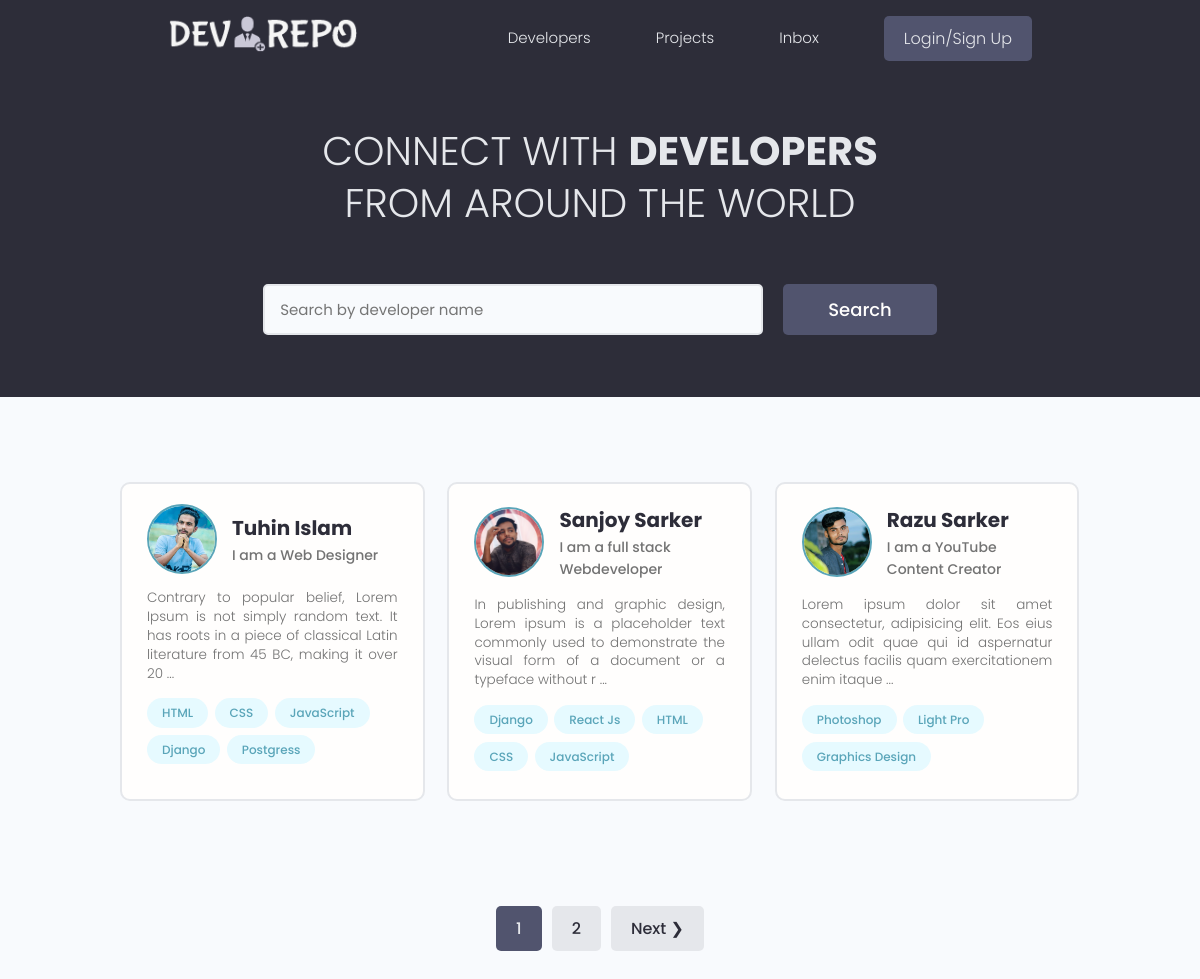
The page / on the database its author committed.
### users/models.py (models this page shows, shortened)
class Profile(models.Model):
    user = models.OneToOneField(
        User, on_delete=models.CASCADE, null=True, blank=True)
    name = models.CharField(max_length=200, blank=True, null=True)
    email = models.EmailField(max_length=200, blank=True, null=True)
    username = models.CharField(max_length=200, blank=True, null=True)
    location = models.CharField(max_length=200, blank=True, null=True)
    short_intro = models.CharField(max_length=200, blank=True, null=True)
    bio = models.TextField(blank=True, null=True)
    profile_pic = models.ImageField(
        upload_to='profile_img/', null=True, blank=True, default='user.png')
    social_github = models.CharField(max_length=200, blank=True, null=True)
    social_twitter = models.CharField(max_length=200, blank=True, null=True)
    social_linkedin = models.CharField(max_length=200, blank=True, null=True)
    social_facebook = models.CharField(max_length=200, blank=True, null=True)
    social_youtube = models.CharField(max_length=200, blank=True, null=True)
    social_website = models.CharField(max_length=200, blank=True, null=True)
    created = models.DateTimeField(auto_now_add=True)
    id = models.UUIDField(default=uuid.uuid4, unique=True,
                          primary_key=True, editable=False)

class Skill(models.Model):
    owner = models.ForeignKey(
        Profile, on_delete=models.CASCADE, null=True, blank=True)
    name = models.CharField(max_length=200, blank=True, null=True)
    description = models.TextField(null=True, blank=True)
    created = models.DateTimeField(auto_now_add=True)
    id = models.UUIDField(default=uuid.uuid4, unique=True,
                          primary_key=True, editable=False)

### users/views.py (the view)
# urls.py: path('', profile, name='profiles'),
def profile(request):
    profiles, search_query = searchProfiles(request)
    custom_range, profiles = paginateProfiles(request, profiles, 3)
    context = {'profiles': profiles, 'search_query': search_query,
               'custom_range': custom_range}
    return render(request, 'users/profile.html', context)

### users/utils.py (called while the page is built)
def paginateProfiles(request, profiles, results):
    page = request.GET.get('page')
    paginator = Paginator(profiles, results)
    try:
        profiles = paginator.page(page)
    except PageNotAnInteger:
        page = 1
        profiles = paginator.page(page)
    except EmptyPage:
        page = paginator.num_pages
        profiles = paginator.page(page)
    leftIndex = (int(page)-1)
    if leftIndex < 1:
        leftIndex = 1
    rightIndex = (int(page)+2)
    if rightIndex > paginator.num_pages:
        rightIndex = paginator.num_pages + 1
    custom_range = range(leftIndex, rightIndex)
    return custom_range, profiles

def searchProfiles(request):
    search_query = ''
    if request.GET.get('search_query'):
        search_query = request.GET.get('search_query')
    skills = Skill.objects.filter(name__icontains=search_query)
    profiles = Profile.objects.distinct().filter(
        Q(name__icontains=search_query) |
        Q(short_intro__icontains=search_query) |
        Q(skill__in=skills)
    )
    return profiles, search_query

### users/templates/users/profile.html (shortened to what this page needs)
{% extends 'main.html' %}
{% load static %}
{% block content %}
<main class="home">
    <section class="hero-section text-center">
      <div class="container container--narrow">
        <div class="hero-section__box">
          <h2>CONNECT WITH <span>DEVELOPERS</span></h2>
          <h2>FROM AROUND THE WORLD</h2>
        </div>
        <div class="hero-section__search">
          <form class="form" action="{% url 'profiles' %}" method="get">
            <div class="form__field">
              <input
                class="input input--text"
                id="formInput#search"
                type="text"
                name="search_query"
                placeholder="Search by developer name"
                value="{{search_query}}"
              />
            </div>
            <input
              class="btn btn--sub btn--lg"
              type="submit"
              value="Search"
            />
          </form>
        </div>
      </div>
    </section>
    <section class="devlist">
      <div class="container">
        <div class="grid grid--three">
        {% for profile in profiles %}
          <div class="column card">
            <div class="dev">
              <a href="{% url 'user-profile' profile.id %}" class="card__body">
                <div class="dev__profile">
                  <img
                    class="avatar avatar--md"
                    src="{{profile.profile_pic.url}}"
                    alt="image"
                  />
                  <div class="dev__meta">
                    <h3>{{profile.name}}</h3>
                    <h5>{{profile.short_intro | slice:"50"}}</h5>
                  </div>
                </div>
                <p class="dev__info">
                 {{profile.bio | slice:"150"}} ...
                </p>
                <div class="dev__skills">
                  {% for skill in profile.skill_set.all|slice:"5" %}
                  <span class="tag tag--pill tag--main">
                    <small>{{skill.name}}</small>
                  </span>
                  {% endfor %}
                </div>
              </a>
            </div>
          </div>
          {% endfor %}
        </div>
      </div>
    </section>
    {% include 'pagination.html' with queryset=profiles custom_range=custom_range %}
  </main>
{% endblock content %}

### templates/main.html (shortened to what this page needs)
<!DOCTYPE html>
{% load static %}
<html lang="en">
  <head>
    <link
      rel="stylesheet"
      href="https://cdn.iconmonstr.com/1.3.0/css/iconmonstr-iconic-font.min.css"
    />
    <link rel="stylesheet" href="{% static 'uikit/styles/uikit.css' %}" />
    <link rel="stylesheet" href="{% static 'styles/app.css' %}" />
  </head>
  <body>
    {% include 'navbar.html' %}
    {% block content %} {% endblock content %}
  </body>
</html>

### templates/navbar.html (shortened to what this page needs)
{% load static %}
<header class="header">
  <div class="container container--narrow">
    <a href="{% url 'profiles' %}" class="header__logo">
      <img src="{% static 'images/logo.png' %}" alt="DevRepo Logo" />
    </a>
    <nav class="header__nav">
      <ul class="header__menu">
        <li class="header__menuItem">
          <a href="{% url 'profiles' %}">Developers</a>
        </li>
        <li class="header__menuItem">
          <a href="{% url 'projects' %}">Projects</a>
        </li>
        <li class="header__menuItem"><a href="">Inbox</a></li>
        {% if request.user.is_authenticated %}
        <li class="header__menuItem">
          <a href="{% url 'account' %}">Account</a>
        </li>
        <li class="header__menuItem">
          <a href="{% url 'logout' %}" class="btn btn--sub">Logout</a>
        </li>
        {% else %}
        <li class="header__menuItem">
          <a href="{% url 'login' %}" class="btn btn--sub">Login/Sign Up</a>
        </li>
        {% endif %}
      </ul>
    </nav>
  </div>
</header>

### templates/pagination.html (shortened to what this page needs)
  {% if queryset.has_other_pages %}
  <div class="pagination">
    <ul class="container">
      {% for page in custom_range  %}
      {% if page == queryset.number %}
      <li><a href="?page={{page}}" class="btn page-link btn--sub">{{page}}</a></li>
      {% else %}
      <li><a href="?page={{page}}" class="btn page-link">{{page}}</a></li>
      {% endif %}
      {% endfor %}
      {% if queryset.has_next %}
      <li><a href="?page={{queryset.next_page_number}}" class="btn page-link"> Next &#10095;</a></li>
      {% endif %}
    </ul>
  </div>
  {% endif %}

### static/styles/app.css (style rules this page uses)
:root { --color-sub: #2d2d39; }
.btn--sub { background-color: var(--color-sub-light); }
.card { border: 2px solid var(--color-light); }
img { width: 100%; }
.header { position: sticky; z-index: 111; background-color: var(--color-sub); padding: 1.5rem 0; }
.header>.container { display: flex; justify-content: space-between; align-items: center; }
.header__logo>img { height: 3.8rem; }
.header__nav>ul { display: inline-flex; align-items: center; list-style: none; gap: 6.5rem; }
.header__menuItem>a { color: var(--color-light); font-weight: 300; }
.hero-section { height: 40vh; display: flex; align-items: center; background-color: var(--color-sub); }
.hero-section__box { margin-bottom: 4rem; }
.hero-section__box>h2, .hero-section__box>h2>span { font-size: 4rem; color: var(--color-light); line-height: 1.3; text-transform: uppercase; }
.hero-section__box>h2 { font-weight: 300; }
.hero-section__box>h2>span { font-weight: 700; }
.hero-section__search>.form { display: flex; align-items: center; justify-content: center; gap: 2rem; }
.hero-section__search>.form input.input--text { width: 50rem; }
.devlist { margin-top: 8rem; }
.devlist .grid { align-items: stretch; }
.devlist .dev .dev__profile { display: flex; align-items: center; gap: 1.5rem; }
.devlist .dev .dev__meta h3 { color: var(--color-sub); font-size: 2rem; font-weight: 700; }
.devlist .dev .dev__meta h5 { color: var(--color-text); font-size: 1.4rem; font-weight: 500; }
.devlist .dev .dev__info { margin: 1.5rem 0; font-size: 1.35rem; line-height: 1.4; text-align: justify; }
.pagination { margin-top: 8rem; margin-bottom: 10rem; }
.pagination>ul { flex-wrap: wrap; list-style: none; display: flex; align-items: center; justify-content: center; gap: 1rem; }
.pagination .btn { color: var(--color-sub); }
.pagination .btn.btn--sub { color: var(--color-light); }

### static/uikit/styles/modules/_variables.css (style rules this page uses)
:root { --color-main: #5aa5b9; --color-main-light: #e6faff; --color-sub: #3f4156; --color-sub-light: #51546e; --color-sub-lighter: #ededfd; --color-text: #737373; --color-gray: #8b8b8b; --color-light: #e5e7eb; --color-light-gray: #767676; --color-bg: #f8fafd; --color-white: #fffefd; --color-white-light: #f3f3f3; --color-success: #359e64; --color-success-bg: #def8e8; --color-error: #fc4b0b; --color-error-bg: #fff2ee; --font-base: 'Poppins', arial, helvetica, 'Segoe UI', roboto, ubuntu, sans-serif; --font-monospace: 'Fira Code', 'Courier New', courier, monospace; --font-regular: 300; --font-medium: 500; --font-bold: 700; --generic-shadow: 1px 1px 5px #00000010; --generic-transition: all 0.3s ease-in-out; }

### static/uikit/styles/modules/_base.css (style rules this page uses)
* { margin: 0; padding: 0; box-sizing: border-box; text-rendering: optimizeLegibility; color: inherit; font-size: inherit; }
html { font-size: 50%; }
@media only screen and (min-width: 480px) { html { font-size: 56.25%; } }
@media only screen and (min-width: 1200px) { html { font-size: 62.5%; } }
body { line-height: 1.6; font-weight: 400; font-size: 1.5rem; color: var(--color-text); background-color: var(--color-bg); min-height: 100vh; }

### static/uikit/styles/modules/_typography.css (style rules this page uses)
* { font-family: var(--font-base); }
h2 { font-size: 3.6rem; font-weight: var(--font-bold); }
h3 { font-size: 3.2rem; font-weight: var(--font-medium); }
h5 { font-size: 2.4rem; font-weight: var(--font-medium); }
h5, h6 { font-weight: var(--font-regular); }
p, span, strong { font-size: 1.6rem; color: var(--color-text); font-weight: var(--font-regular); }
a { padding-bottom: 2px; text-decoration: none; display: inline-block; color: var(--color-main); font-weight: var(--font-medium); }

### static/uikit/styles/modules/_utilities.css (style rules this page uses)
.container { width: 92%; max-width: 165rem; margin: 0 auto; box-sizing: border-box; }
.container--narrow { width: 92%; max-width: 120rem; }
@media screen and (min-width: 1000px) { .container { width: 90%; } }
@media screen and (min-width: 1000px) { .container--narrow { width: 85%; } }
@media screen and (min-width: 1200px) { .container { width: 80%; } }
@media screen and (min-width: 1200px) { .container--narrow { width: 72%; } }
.text-center { text-align: center; }

### static/uikit/styles/modules/_avatar.css (style rules this page uses)
.avatar { border-radius: 50%; border: 2px solid var(--color-main); object-fit: cover; }
.avatar--md { height: 7rem; width: 7rem; }

### static/uikit/styles/modules/_card.css (style rules this page uses)
.card { border-radius: 1rem; background-color: var(--color-white); border: 1.5px solid var(--color-light); width: auto; height: auto; margin-top: 0.5rem; margin-bottom: 0.5rem; overflow: hidden; }
.card__body, .card__header { padding: 2rem 2.5rem; }

### rows shown on the page
Profile: profile_pic (picture), name "Tuhin Islam", short_intro "I am a Web Designer", bio "Contrary to popular belief, Lorem Ipsum is not simply random text. It has roots in a piece of classical Latin literature from 45 BC, making it over 20"
Skill: name "HTML"
Skill: name "CSS"
Skill: name "JavaScript"
Skill: name "Django"
Skill: name "Postgress"
Profile: profile_pic (picture), name "Sanjoy Sarker", short_intro "I am a full stack Webdeveloper", bio "In publishing and graphic design, Lorem ipsum is a placeholder text commonly used to demonstrate the visual form of a document or a typeface without r"
Skill: name "Django"
Skill: name "React Js"
Skill: name "HTML"
Skill: name "CSS"
Skill: name "JavaScript"
Profile: profile_pic (picture), name "Razu Sarker", short_intro "I am a YouTube Content Creator", bio "Lorem ipsum dolor sit amet consectetur, adipisicing elit. Eos eius ullam odit quae qui id aspernatur delectus facilis quam exercitationem enim itaque"
Skill: name "Photoshop"
Skill: name "Light Pro"
Skill: name "Graphics Design"

### other values the page prints
{{ page }} "1"
{{ page }} "2"
